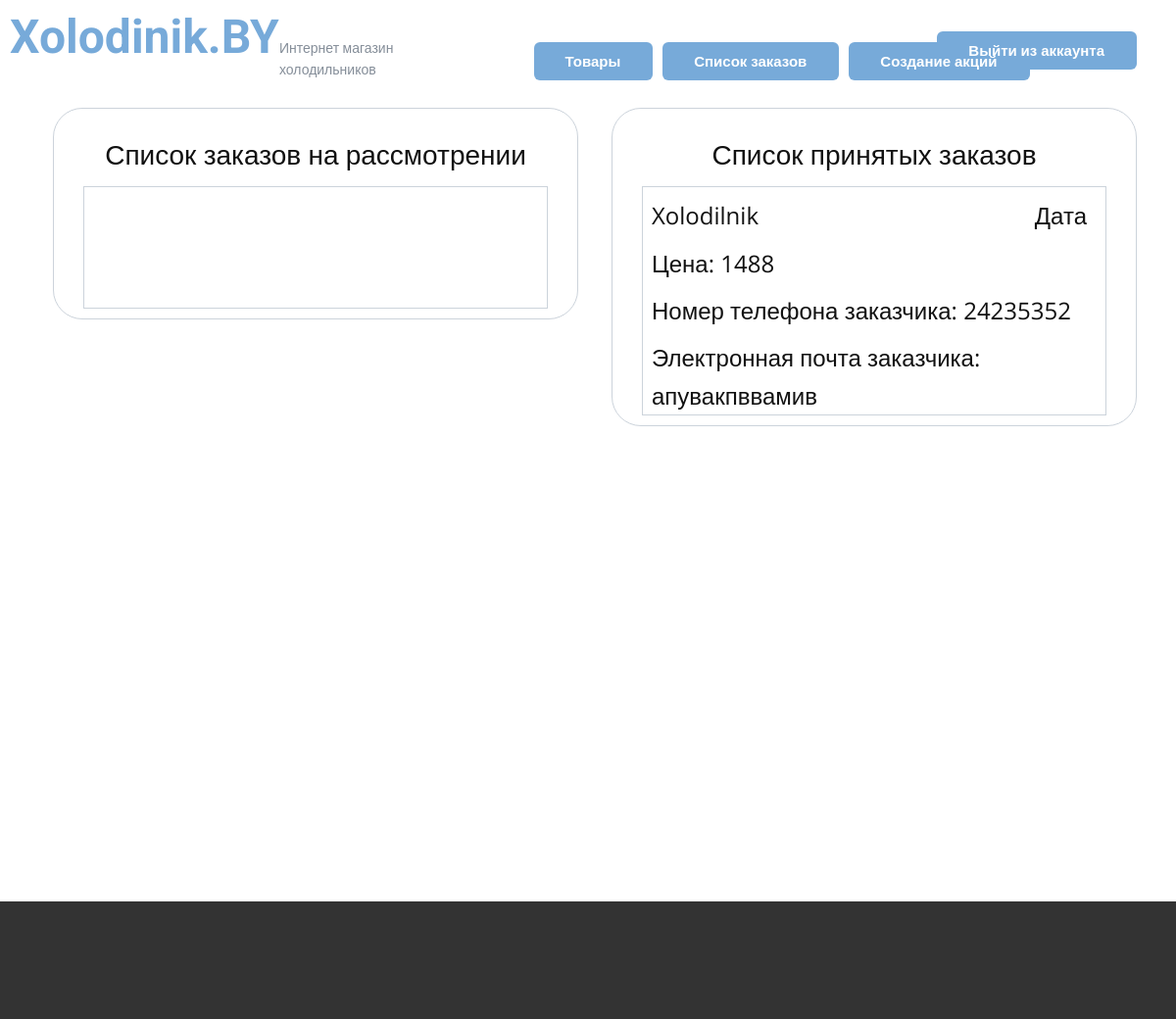
/panel/orders (signed in), run on the app's committed database.
### app.py (models this page shows)
class Order(db.Model):
    id = db.Column(db.Integer, primary_key=True)
    user_phone_number = db.Column(db.String(20), nullable=False)
    user_email = db.Column(db.String(20), nullable=False)
    status = db.Column(db.String(20), nullable=False, default="на рассмотрении")
    user_id = db.Column(db.Integer, db.ForeignKey('user.id'))
    user = db.relationship('User', backref='orders')
    prod_id = db.Column(db.Integer, db.ForeignKey('prod.id'))
    prod = db.relationship('Prod', backref='orders')

class Prod(db.Model):
    id = db.Column(db.Integer, primary_key=True)
    model = db.Column(db.String(20), nullable=False, unique=True)
    producer = db.Column(db.String(20), nullable=False)
    price = db.Column(db.Integer, nullable=False)
    width = db.Column(db.String(20), nullable=False)
    depth = db.Column(db.String(20), nullable=False)
    height = db.Column(db.String(20), nullable=False)
    weight = db.Column(db.String(20), nullable=False)
    volume = db.Column(db.String(20), nullable=False)
    service = db.Column(db.String(20), nullable=False)
    country = db.Column(db.String(20), nullable=False)
    category = db.Column(db.String(20), nullable=False)
    colling = db.Column(db.String(20), nullable=False)
    color = db.Column(db.String(20), nullable=False)
    energy_efficiency = db.Column(db.String(20), nullable=False)
    compressors = db.Column(db.String(20), nullable=False)
    noise = db.Column(db.String(20), nullable=False)
    handle = db.Column(db.String(20), nullable=False)
    guaranty = db.Column(db.String(20), nullable=False)
    control_unit = db.Column(db.String(20), nullable=False)
    power = db.Column(db.String(20), nullable=False)
    chambers = db.Column(db.String(20), nullable=False)
    doors = db.Column(db.String(20), nullable=False)
    useful_volume = db.Column(db.String(20), nullable=False)
    useful_volume_ref = db.Column(db.String(20), nullable=False)
    useful_volume_freezer = db.Column(db.String(20), nullable=False)
    voltage_frequency = db.Column(db.String(20), nullable=False)
    energy_consumption = db.Column(db.String(20), nullable=False)
    coolant = db.Column(db.String(20), nullable=False)
    series = db.Column(db.String(20), nullable=False)
    temperature = db.Column(db.String(20), nullable=False)
    defrosting_system = db.Column(db.String(20), nullable=False)
    shelves = db.Column(db.String(20), nullable=False)
    barriers = db.Column(db.String(20), nullable=False)
    baskets = db.Column(db.String(20), nullable=False)
    inserts = db.Column(db.String(20), nullable=False)
    stoppers = db.Column(db.String(20), nullable=False)
    freezer_temp = db.Column(db.String(20), nullable=False)
    freezing_capacity = db.Column(db.String(20), nullable=False)
    freezer_parts = db.Column(db.String(20), nullable=False)
    size_without = db.Column(db.String(20), nullable=False)
    size_with = db.Column(db.String(20), nullable=False)
    weight_without = db.Column(db.String(20), nullable=False)
    weight_with = db.Column(db.String(20), nullable=False)
    rating = db.Column(db.Float, nullable=False, default=0.0)
    description = db.Column(db.String(200), nullable=False)
    image_path = db.Column(db.String(50), nullable=False, unique=True)
    reviews = db.relationship('Review', back_populates='prod')

### app.py (the view, shortened to what this page needs)
@app.route("/panel/orders", methods=["POST", "GET"])
@login_required
def orders():
    if not current_user.role:
        return redirect("/")
    orders = Order.query.all()
    return render_template("orders.html", orders=orders)

### app.py (called while the page is built)
@login_manager.user_loader
def load_user(user_id):
    return User.query.get(int(user_id))

### templates/orders.html (shortened to what this page needs)
<!DOCTYPE html>
<html lang="ru">
<head>
    <link rel="stylesheet" href="{{ url_for('static', filename='panel.css') }}" media="screen">
    <link rel="stylesheet" href="{{ url_for('static', filename='un.css') }}" media="screen">
    <link rel="stylesheet" href="{{ url_for('static', filename='cub.css') }}" media="screen">
</head>
<body>
<header>
    <div class="head">
        <a class="logo" href="/">Xolodinik.BY</a>
        <p class="logo-text">Интернет магазин<br>холодильников</p>
        <div class="header-div" style="display: flex; justify-content: center; padding-left: 395px;">
            <a href="/panel/products" class="btn btn-2" style="margin: 0 0 0 0 !important">Товары</a>
            <a href="/panel/orders" class="btn btn-2" style="margin: 0 0 0 10px !important">Список заказов</a>
            <a href="/panel/sales" class="btn btn-2" style="margin: 0 0 0 10px !important">Создание акций</a>
        </div>
        <a href="/logout" class="btn btn-2" style="margin-right: 30px !important;">Выйти из аккаунта</a>
    </div>
</header>
<section>
    <div class="container" style="display: flex; justify-content: center; align-items: flex-start; min-height: 830px;">
        <div class="create-product-container" style="width: 900px;">
            <div class="create-product-container-1">
                <p class="text">Список заказов на рассмотрении</p>
                <div class="order border-1" style="width: auto !important;">
                </div>
            </div>
        </div>
        <div class="create-product-container" style="width: 900px;">
            <div class="create-product-container-1">
                <p class="text">Список принятых заказов</p>
                <div class="order border-1" style="width: auto !important;">
                    {% for order in orders %}
                    {% if order.status == "принят" %}
                    <div class="order-cont-1">
                        <p class="text-1">{{ order.prod.model }}</p>
                        <p class="text-2">Дата </p>
                        <p class="text-1">Цена: {{ order.prod.price }}</p>
                        <p class="text-1">Номер телефона заказчика: {{ order.user_phone_number }}</p>
                        <p class="text-1">Электронная почта заказчика: {{ order.user_email }}</p>
                    </div>
                    {% endif %}
                    {% endfor %}
                </div>
            </div>
        </div>
    </div>
</section>
<footer></footer>
</body>
</html>

### static/panel.css (style rules this page uses)
body { text-size-adjust: 100%; box-sizing: border-box; margin: 0px; height: auto; min-height: 100%; overflow-x: clip; position: relative; font-size: 1rem; line-height: 1.6; font-family: "Open Sans", sans-serif; color: rgb(17, 17, 17); background-color: rgb(255, 255, 255); }
.text { pointer-events: none; text-align: left; box-sizing: border-box; padding: 0; display: table; align-self: flex-start; width: fit-content; word-wrap: break-word; position: relative; font-size: 1.75rem; line-height: 1.6; margin: 14px auto 0; }
.create-product-container-1 { text-align: left; box-sizing: border-box; position: relative; flex: 1; max-width: 100%; transition-duration: inherit; padding: 10px 30px; }
.create-product-container { box-sizing: border-box; display: flex; position: relative; border-style: solid; border-width: 1px; border-radius: 30px; border-color: #ccd3db; text-align: left; width: 600px; margin: 20px 10px 20px 24px; }
.header-div { margin: -40px auto 0; }
.container { display: flex; margin: 0 30px; width: auto !important; min-height: 939px; }

### static/un.css (style rules this page uses)
header .head { box-sizing: border-box; position: relative; margin: 0 auto; min-height: 90px; border-width: 1px; border-color: #858e99; }
header .btn-2 { color: #ffffff !important; border-color: transparent !important; margin: -50px 199px 0 auto !important; padding: 9px 33px 9px 32px !important; border-width: 0 !important; background-color: #77aad9 !important; }
section { box-sizing: border-box; display: block; position: relative; background-image: none; }
header { margin: 0 10px; min-height: 90px; box-sizing: border-box; position: relative; unicode-bidi: isolate; border-width: 1px !important; border-color: #858e99; }
footer { min-height: 120px; display: block; position: relative; text-align: center; color: #ffffff; background-color: #333333; background-image: none; }
html { text-decoration: none; -webkit-locale: "ru"; box-sizing: border-box; font-family: sans-serif; -webkit-text-size-adjust: 100%; height: 100%; overflow-y: auto; overflow-x: hidden; font-size: 16px; }
header .logo { padding: 0; display: table; align-self: flex-start; word-wrap: break-word; position: relative; color: #77aad9 !important; line-height: 1.6; font-family: Roboto, sans-serif !important; font-size: 3rem; font-weight: 700; height: 48px; pointer-events: initial; }
header .logo-text { display: table; align-self: flex-start; width: fit-content; word-wrap: break-word; position: relative; color: #858e99 !important; font-family: Roboto, sans-serif !important; font-weight: 400; font-size: 0.875rem; margin: -39px auto 0 275px; }
a { text-decoration: none; }
.btn { box-sizing: border-box; display: table; cursor: pointer; white-space: nowrap; text-align: center; align-self: flex-start; transition-property: background-color, color, border-color; border-radius: 6px 6px 6px 6px; line-height: 1.4; border-color: #77aad9; font-weight: 700; font-size: 0.9375rem; border-style: solid; margin: 29px auto 0 25px; padding: 8px 33px; border-width: 1px; background-color: #ffffff; color: #77aad9; }

### static/cub.css (style rules this page uses)
.border-1 { box-sizing: border-box; display: flex; position: relative; border-style: solid; border-width: 1px; border-color: #ccd3db; text-align: left; width: 560px; min-height: 424px; height: auto; margin: 30px 30px 0 0; box-sizing: border-box; flex: 1; max-width: 100%; transition-duration: inherit; padding: 0; }
.text-1 { box-sizing: border-box; display: table; align-self: flex-start; width: fit-content; word-wrap: break-word; position: relative; line-height: 1.6; font-size: 1.5rem; margin: 10px auto 0 9px; }
.order-cont-1 { position: relative; flex: 1; max-width: 100%; transition-duration: inherit; }
.order { display: flex; position: relative; text-align: left; min-height: 125px; width: 530px; height: auto; margin: 10px auto 0; }
.text-2 { display: table; align-self: flex-start; width: fit-content; word-wrap: break-word; position: relative; font-size: 1.5rem; line-height: 1.6; margin: -38px 19px 0 auto; }

### data on the page
Order: prod.model "Xolodilnik", prod.price "1488", user_phone_number "24235352", user_email "апувакпввамив"
